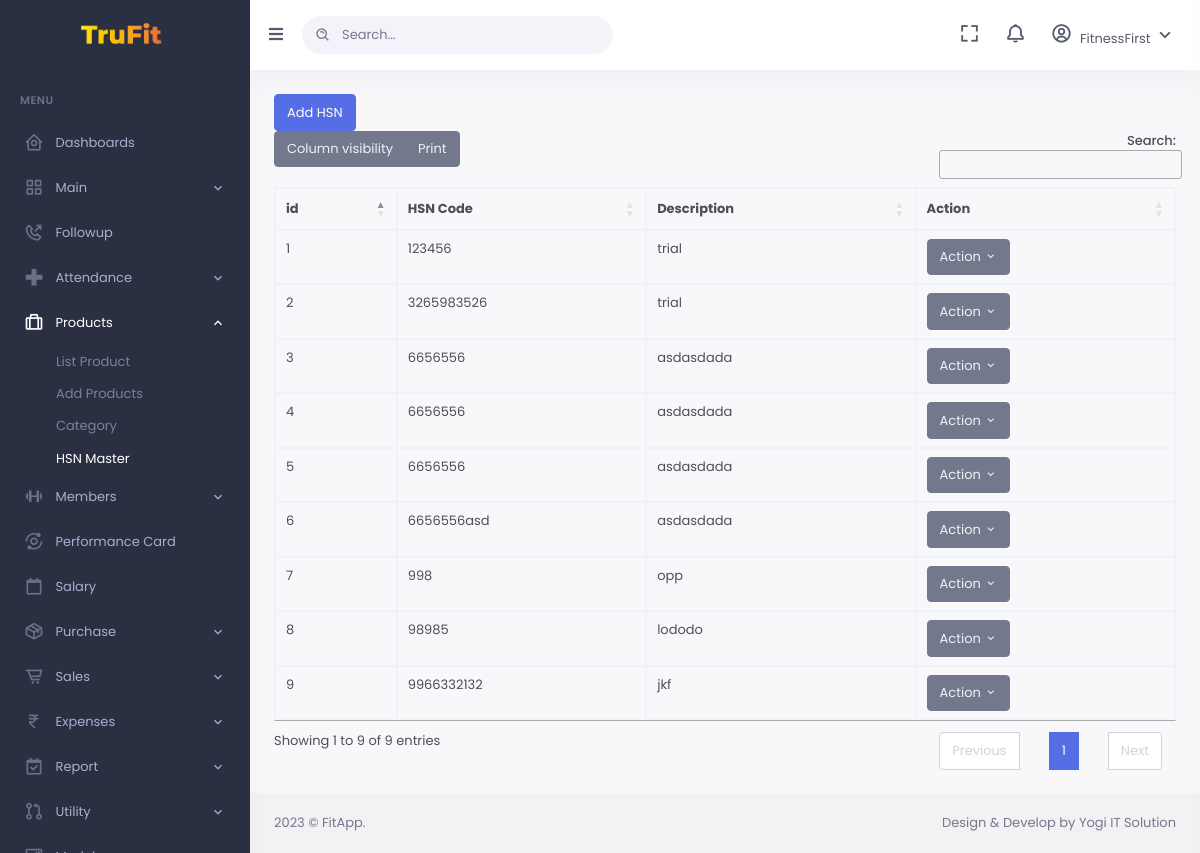
Page /all-hsn.php (signed in) on the committed database.
### tables this page shows
CREATE TABLE `hsnnumber` (
  `HSNID` int(11) NOT NULL,
  `HSNcode` varchar(255) NOT NULL,
  `desp` varchar(255) NOT NULL
);

### all-hsn.php (the view, shortened to what this page needs)
<?php
include_once 'db_conn.php';
$sqlhsn = "SELECT * from HSNnumber";
$res = mysqli_query($conn, $sqlhsn);
?>
<!DOCTYPE html>
<html lang="en">
<?php
include('inc/head.php')
?>
<body data-sidebar="dark">
    <div id="layout-wrapper">
        <?php
        include('inc/sidebar.php')
        ?>
        <div id="main" class="layout-column flex">
            <?php
            include('inc/header.php')
            ?>
            <div class="main-content">
                <div class="page-content">
                    <div class="container-fluid">
                        <table id="datatable-buttons" class="table table-bordered dt-responsive nowrap w-100">
                            <thead>
                                <tr>
                                    <th data-sortable="true" data-field="id">id</th>
                                    <th data-sortable="true" data-field="HSN Code">HSN Code</th>
                                    <th data-sortable="true" data-field="Description">Description</th>
                                    <th>Action</th>
                                    <a href="hsn-master.php" class="btn btn-primary">Add HSN</a>
                                </tr>
                            </thead>
                            <tbody>
                                <?php
                                while ($rowHSN = mysqli_fetch_assoc($res)) {
                                ?>
                                    <td><?= $rowHSN['HSNID'] ?></td>
                                    <td><?= $rowHSN['HSNcode'] ?></td>
                                    <td><?= $rowHSN['desp'] ?></td>
                                    <td>
                                        <div class="btn-group" role="group">
                                            <button id="btnGroupVerticalDrop1" type="button" class="btn btn-secondary dropdown-toggle" data-bs-toggle="dropdown" aria-haspopup="true" aria-expanded="false">
                                                Action <i class="mdi mdi-chevron-down"></i>
                                            </button>
                                        </div>
                                    </td>
                                <?php } ?>
                            </tbody>
                        </table>
                    </div>
                </div>
            </div>
            <?php
            include('inc/footer.php')
            ?>
        </div>
</body>
</html>

### rows in the picture
hsnnumber: HSNID "1", HSNcode "123456", desp "trial"
hsnnumber: HSNID "2", HSNcode "3265983526", desp "trial"
hsnnumber: HSNID "3", HSNcode "6656556", desp "asdasdada"
hsnnumber: HSNID "4", HSNcode "6656556", desp "asdasdada"
hsnnumber: HSNID "5", HSNcode "6656556", desp "asdasdada"
hsnnumber: HSNID "6", HSNcode "6656556asd", desp "asdasdada"
hsnnumber: HSNID "7", HSNcode "998", desp "opp"
hsnnumber: HSNID "8", HSNcode "98985", desp "lododo"
hsnnumber: HSNID "9", HSNcode "9966332132", desp "jkf"
